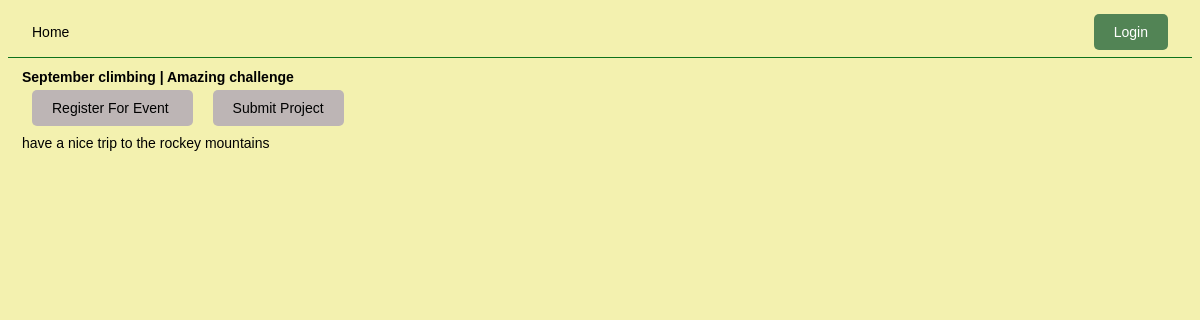
/event/2/, run on the app's committed database.
### base/models.py (models this page shows, shortened)
class Event(models.Model):
    name =  models.CharField(max_length=200)
    description = models.TextField(null=True, blank=True)
    participants = models.ManyToManyField(User,blank=True,related_name='events')
    start_date = models.DateTimeField(null=True)
    end_date = models.DateTimeField(null=True)
    registration_deadline = models.DateTimeField(null=True)
    updated = models.DateTimeField(auto_now=True)
    created = models.DateTimeField(auto_now_add=True)

### base/views.py (the view)
# urls.py: path('event/<str:pk>/',views.event_page,name = 'event'),
def event_page(request,pk):
    event=Event.objects.get(id=pk)
    registered = False
    submitted = False
    if request.user.is_authenticated:
        registered = request.user.events.filter(id=event.id).exists()
        submitted = Submission.objects.filter(participant=request.user, event=event).exists()
    context={
        'event':event,
        'registered':registered,
        'submitted':submitted,
    }
    return render(request,'event.html',context)

### templates/event.html (shortened to what this page needs)
{% extends 'main.html' %}
{% block content %}
    <h1> {{event.name}} </h1>
    {% if registered %}
        <P>You have already registered for this event</P>
    {% else %}
        <a class='btn btn=primary' href="{% url 'event_confirmation' event.id%}"> Register For Event </a>
    {% endif %}
    {% if submitted %}
        <P>You have already submitted for your project</P>
    {% else %}
        <a class='btn btn=primary' href="{% url 'project_submission' event.id %}">Submit Project</a>
    {% endif %}
    <p> {{event.description|linebreaks|urlize}} </p>
{% endblock content %}

### static/css/main.css (style rules this page uses)
* { box-sizing: border-box; margin: 1; padding: 0; font-family: 'Trebuchet MS', 'Lucida Sans Unicode', 'Lucida Grande', 'Lucida Sans', Arial, sans-serif; background-color: rgb(243, 241, 175); line-height: 1.5em; color: #000; font-size: 14px; }
.btn { padding: 10px 20px; border-radius: 5px; text-decoration: none; background-color:rgb(189, 181, 181); color: black; width: fit-content; margin: 10px; }

### data on the page
Event: name "September climbing | Amazing challenge", description "have a nice trip to the rockey mountains"
